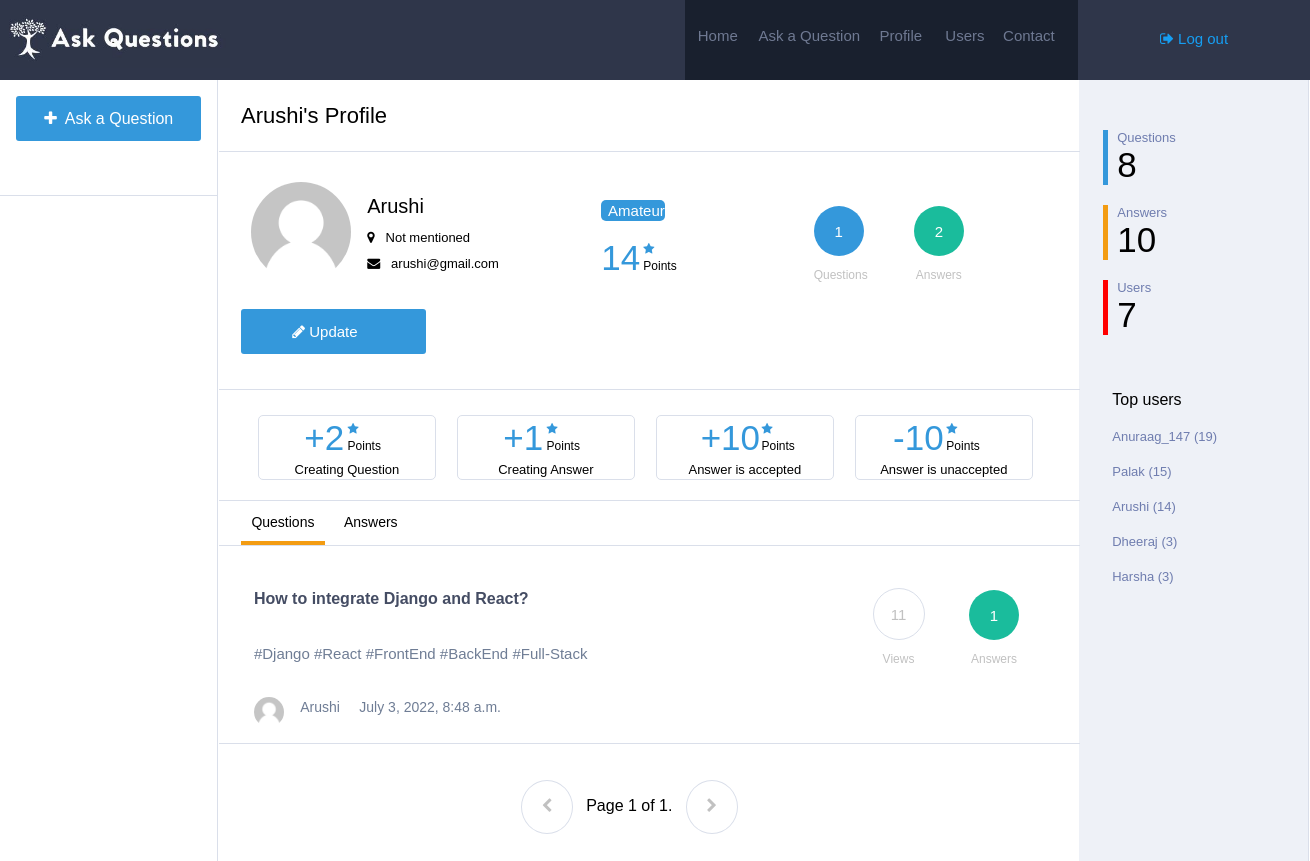
Page /profile/4/ (signed in) on the committed database.
### Main/models.py (models this page shows, shortened)
class Profile(models.Model):
	user=models.ForeignKey(settings.AUTH_USER_MODEL,on_delete=models.CASCADE)
	image=models.ImageField(upload_to=upload_location,null=True,blank=True,)
	location=models.TextField(default="Not mentioned")
	points=models.IntegerField(default=0)
	questions=models.IntegerField(default=0)
	answers=models.IntegerField(default=0)
	def __str__(self):
		return self.user.username

class Question(models.Model):
	user=models.ForeignKey(Profile,on_delete=models.CASCADE)
	question=models.TextField()
	description=models.TextField(null=True, blank=True)
	views=models.IntegerField(default=0)
	answers=models.IntegerField(default=0)
	answered=models.IntegerField(default=0)
	timestamp=models.DateTimeField(auto_now=False, auto_now_add=True)

### Main/views.py (the view)
# urls.py: url(r'^profile/(?P<id>\d+)/$', views.profile,name='profile'),
@login_required
def profile(request, id):
  top = Profile.objects.all().order_by("-points")[:min(Profile.objects.count(),5)]
  if request.user.is_authenticated:
    profile = get_object_or_404(Profile,id=id)
    if profile.points < 100:
      color = "#3498db"
      rank = "Amateur"
    elif profile.points < 1000:
      color = "#1abc9c"
      rank = "Trainee"
    elif profile.points < 2000:
      color = "gold"
      rank = "Professor"
    else:
      color = "red"
      rank = "Legend"
  else:
    profile = get_object_or_404(Profile,id=1)
    val = ""
    percent = 100
  queryset_list=Question.objects.all().filter(user=profile).order_by("-timestamp")
  paginator = Paginator(queryset_list, 10)
  page = request.GET.get('page')
  username='Login'
  if User.is_active:
    username = User.username
  try:
    queryset = paginator.page(page)
  except PageNotAnInteger:
    queryset = paginator.page(1)
  except EmptyPage:
    queryset = paginator.page(paginator.num_pages)
  queryset_list1=Answer.objects.all().filter(user=profile).order_by("-timestamp")
  paginator1 = Paginator(queryset_list1, 10)
  page1 = request.GET.get('page1')
  username='Login'
  if User.is_active:
    username = User.username
  try:
    queryset1 = paginator1.page(page1)
  except PageNotAnInteger:
    queryset1 = paginator1.page(1)
  except EmptyPage:
    queryset1 = paginator1.page(paginator1.num_pages)
  context={
    "profile":profile,
    "color":color,
    "rank": rank,
    "object_list":queryset,
    "page":"page",
    "object_list1":queryset1,
    "page1":"page1","q":Question.objects.count(),"a":Answer.objects.count(),"u":Profile.objects.count(),"top":top
  }
  return render(request,"profile.html",context)

### templates/profile.html (shortened to what this page needs)
{% load staticfiles %}
<html>
<head>
<link rel='stylesheet' href='{% static "css/profile.css" %}'>
<link rel="stylesheet" href="https://cdnjs.cloudflare.com/ajax/libs/font-awesome/4.7.0/css/font-awesome.min.css">
</head>
<body>
	<div class="navbar">
		<div class="logo">
			<img src='{% static "image/Logo.jpg" %}' style="width: 230px; margin-top: 10px;" />
		</div>
		<div class="search">
		</div>
		<div class="navlinks">
			<h6><a href="{% url "home" %}">Home</a></h6> <h6 style="width: 30%;"><a href="{% url "create" %}">Ask a Question</a></h6> <h6><a href="{% url "profile" id=profile.id %}">Profile</a></h6> <h6><a href="{% url "user" %}">Users</a></h6> <h6><a>Contact</a></h6>
		</div>
		<div class="login" style="font-size: 15px;">
			{% if request.user.is_authenticated %}
			<p><a href="{% url "logout" %}"><i class="fa fa-sign-out" aria-hidden="true"></i> Log out</a></p>
			{% else %}
			<p><a href="{% url "login" %}"><i class="fa fa-sign-in" aria-hidden="true"></i> Log in / Register</a></p>
			{%endif %}
		</div>
	</div>
	<div class="main">
		<div class="links">
			<div id="ask-cont">
			<a href="{% url "create" %}" style="text-decoration: none;"><p class="ask"><i class="fa fa-plus" aria-hidden="true"></i>&nbsp Ask a Question</p></a>
			</div>
		</div>
		<div class="content">
			<table style="width: 100%;min-height: 100%;border-spacing: 0px;">
				<tr>
			<td style="width:100%; float: left;">
				<div class="heading">
					<div class="tab">
						<p>{{ profile.user }}'s Profile</p>
					</div>
				</div>
				<div class="heading cont">
					<div style="width:40%;display: inline-block;">
					{% if request.user.is_authenticated %}
					{% if profile.image %}
					<img src='{{ profile.image.url }}' id="image1"/>
					{% else %}
					<img src='{% static "image/default_user.png" %}' id="image1"/>
					{% endif %}
					<div class="mid">
						<p style="font-size: 20px;">{{ profile.user }}</p>
						<p><i class="fa fa-map-marker" aria-hidden="true"></i> &nbsp {{ profile.location }}</p>
						<p><i class="fa fa-envelope" aria-hidden="true"></i> &nbsp {{ profile.user.email }}</p>
					</div>
				</div>
					<div class="rank">
					<p style="background-color: {{ color }}; border:none;color: white">{{ rank }}</p>
					<div style="display: inline-block;">
						<p style="border:none;font-size: 35px;margin: 0px;color:#3498db">{{ profile.points }}</p>
					</div><div style="display: inline-block;margin-left: 2%;">
						<p style="border:none;font-size: 12px;margin: 0px;color:#3498db"><i class="fa fa-star" aria-hidden="true"></i></p>
						<p style="border:none;font-size: 12px;margin: 0px;">Points</p>
					</div></div>
					<div style="display: inline-block;vertical-align: middle;">
						<div class="circle" style="display: inline-block;"><h6 style="background-color: #3498db;color: white;border:none;">{{ profile.questions }}</h6><p>Questions</p></div>
						<div class="circle" style="display: inline-block;"><h6 style="background-color: #1abc9c;color: white;border:none;">{{ profile.answers }}</h6><p>Answers</p></div>
					</div>
					{% endif %}
					{% if request.user == profile.user %}
				<p style="background-color: #3498db;font-size: 15px;" class="button"><a href="{% url "profile_update" id=profile.id %}"><i class="fa fa-pencil" aria-hidden="true"></i> Update</a></p>
				{% endif %}
				</div>
			<div class="welcome">
				<div class="tab">
					<br/>
			<div class="rank1">
					<div style="display: inline-block;">
						<p style="border:none;font-size: 35px;margin: 0px;color:#3498db;margin-left: 110%;">+2</p>
					</div><div style="display: inline-block;margin-left: 27%;">
						<p style="border:none;font-size: 12px;margin: 0px;color:#3498db"><i class="fa fa-star" aria-hidden="true"></i></p>
						<p style="border:none;font-size: 12px;margin: 0px;">Points</p>
					</div>
					<p style="border:none;font-size: 13px;margin: 0px; width: 100%;text-align: center;padding-left: 0px;">Creating Question</p>
				</div>
			<div class="rank1">
					<div style="display: inline-block;">
						<p style="border:none;font-size: 35px;margin: 0px;color:#3498db;margin-left: 110%;">+1</p>
					</div><div style="display: inline-block;margin-left: 27%;">
						<p style="border:none;font-size: 12px;margin: 0px;color:#3498db"><i class="fa fa-star" aria-hidden="true"></i></p>
						<p style="border:none;font-size: 12px;margin: 0px;">Points</p>
					</div>
					<p style="border:none;font-size: 13px;margin: 0px;padding-right: 0px; width: 100%;text-align: center;padding-left: 0px;">Creating Answer</p>
				</div>
			<div class="rank1">
					<div style="display: inline-block;">
						<p style="border:none;font-size: 35px;margin: 0px;color:#3498db;margin-left: 70%;">+10</p>
					</div><div style="display: inline-block;margin-left: 25%;">
						<p style="border:none;font-size: 12px;margin: 0px;color:#3498db"><i class="fa fa-star" aria-hidden="true"></i></p>
						<p style="border:none;font-size: 12px;margin: 0px;">Points</p>
					</div>
					<p style="border:none;font-size: 13px;margin: 0px;padding-right: 0px; width: 100%;text-align: center;padding-left: 0px;">Answer is accepted</p>
				</div>
			<div class="rank1">
					<div style="display: inline-block;">
						<p style="border:none;font-size: 35px;margin: 0px;color:#3498db;margin-left: 70%;">-10</p>
					</div><div style="display: inline-block;margin-left: 22%;">
						<p style="border:none;font-size: 12px;margin: 0px;color:#3498db"><i class="fa fa-star" aria-hidden="true"></i></p>
						<p style="border:none;font-size: 12px;margin: 0px;">Points</p>
					</div>
					<p style="border:none;font-size: 13px;margin: 0px;padding-right: 0px; width: 100%;text-align: center;padding-left: 0px;">Answer is unaccepted</p>
				</div>
				</div>
			</div>
			<div class="welcome">
				<div class="tab">
					<p class="tablinks" onclick="openCity(event, 'tab1')" id="defaultOpen" style="display:inline-block;">Questions</p>
					<p class="tablinks" onclick="openCity(event, 'tab2')" style="display: inline-block;">Answers</p>
				</div>
			</div>
			<div id="tab1" class="tabcontent">
				{% for obj in object_list %}
			<div class="question">
				<div class="left">
					<h6 style="font-size: 16px;" class="ques"><strong><a href='{% url "detail" id=obj.id %}' style="text-decoration: none;color:#444c63;">{{ obj.question | truncatechars:50 }}</a></strong></h6>
					<h6 style="font-size: 15px; font-weight: normal; color: #6f7d95;" class="des">{{ obj.description | truncatechars:50 }}</h6>
					{% if obj.user.image %}
					<img src='{{ obj.user.image.url }}' id="image"/>
					{% else %}
					<img src='{% static "image/default_user.png" %}' id="image"/>
					{% endif %}
					<h6 style="font-size: 14px; font-weight: normal; color: #6f7d95;" class="des1">{{ obj.user }} &nbsp &nbsp {{ obj.timestamp }}</h6>
				</div>
				<div class="right">
					<div class="circle" style="display: inline-block;"><h6>{{ obj.views }}</h6><p>Views</p></div>
					{% if obj.answered == 0 %}
					<div class="circle" style="display: inline-block;"><h6>{{ obj.answers }}</h6><p>Answers</p></div>
					{% else %}
					<div class="circle" style="display: inline-block;"><h6 style="background-color: #1abc9c;color: white; border:none;">{{ obj.answers }}</h6><p>Answers</p></div>
					{% endif %}
				</div>
			</div>
			{% endfor %}
			<br/><br/>
			<div class="page" style="width: 79%;">
				{% if object_list.has_previous %}
	            <a href="?page={{ object_list.previous_page_number }} & q={{ request.GET.q }}"><i class="fa fa-chevron-left" aria-hidden="true" style="background-color: #1abc9c;color: white; border:none;"></i></a>
	            {% else %}
	            <a><i class="fa fa-chevron-left" aria-hidden="true"></i></a>
	        	{% endif %}
	        	<span class="current">
	            &nbsp Page {{ object_list.number }} of {{ object_list.paginator.num_pages }}. &nbsp
	        	</span>
	        	{% if object_list.has_next %}
	            <a href="?page={{ object_list.next_page_number }} & q={{ request.GET.q }}" ><i class="fa fa-chevron-right " aria-hidden="true" style="background-color: #1abc9c;color: white; border:none;"></i></a>
	            {% else %}
	            <a><i class="fa fa-chevron-right " aria-hidden="true"></i></a>
	        	{% endif %}
	        </div>
			</div>
			</td>
			<td class="stats" style="padding-top: 30px;vertical-align: top;">
				<div class="bor" style="border-left-color: #3498db">
					<p class="stat_q">Questions</p>
					<p class="stat_a">{{ q }}</p>
				</div>
				<div class="bor" style="border-left-color: #f39c12;">
					<p class="stat_q">Answers</p>
					<p class="stat_a">{{ a }}</p>
				</div>
				<div class="bor" style="border-left-color: red;">
					<p class="stat_q">Users</p>
					<p class="stat_a">{{ u }}</p>
				</div>
				<div class="bor" style="border:none; padding-top: 40px;">
					<p>Top users</p>
					{% for obj in top %}
					<p class="stat_q"><a  href="{% url "profile" id=obj.id %}" style="color: #6f7daf;text-decoration: none;">{{ obj.user }} ({{obj.points}})</a></p>
					{% endfor %}
				</div>
			</td>
		</tr>
		</table>
		</div>
	</div>
</body>
</html>

### static/css/profile.css (style rules this page uses)
body { min-width: 1300px; margin: 0px; font-family: sans-serif; }
.navbar { width: 100%; background-color: #2f364a; height:80px; }
.logo { float: left; width:10%; height:100%; }
.search { float: left; height: 100%; width: 42.3%; }
.navlinks { float: left; width:30%; background-color: #19202e; height:100%; }
.navlinks h6 { margin-top:27px; float: left; width:16%; text-align: center; margin-left: 0.3%; }
.navlinks h6 a { text-decoration: none; color: #6f7992; font-weight: normal; font-size:15px; }
.login { float: left; height: 100%; width: 17.7%; text-align: center; }
.login p { margin-top: 30px; }
.login a { text-decoration: none; color: #169ef2; }
.main { width: 100%; }
.links { float: left; top:80px; height: 100%; width:16.6%; }
.ask { margin-left: 7.5%; width:85%; height: 31px; border-style: none; border-radius: 3px; background-color: #3498db; color: white; padding-top: 14px; text-align: center; }
#ask-cont { border-bottom-style: solid; border-bottom-color: #dadfea; border-bottom-width: 1px; height:99px; }
.content { float: left; width: 83.2%; border-right-style: solid; border-right-color: #dadfea; border-right-width: 1px; border-left-style: solid; border-left-color: #dadfea; border-left-width: 1px; height: auto; }
.heading { padding-left: 2.5%; font-size: 22px; border-bottom-style: solid; border-bottom-color: #dadfea; border-bottom-width: 1px; margin-bottom: -1px; }
.welcome { padding-left: 2.5%; font-size: 14px; border-bottom-style: solid; border-bottom-color: #dadfea; border-bottom-width: 1px; }
.stats { background-color: #eef1f7; width:21%; }
.welcome p { width: 10%; text-align: center; margin-bottom: 0px; padding-bottom: 11px; cursor: pointer; margin-top: 0px; padding-top: 13px; }
.tab .active { border-bottom-style: solid; border-bottom-color: #f39c12; border-bottom-width: 4px; }
.cont { margin-top: 20px; padding-bottom:20px; }
#image { width: 30px; height: 30px; border-radius: 50%; margin-bottom: 27px; float: left; }
.des1 { margin-top: 37px; margin-left: 8%; }
#image1 { width: 100px; height: 100px; border-radius: 50%; vertical-align: middle; margin-left: 3%; display: inline-block; }
.button { width:20%; height: 31px; border-style: none; border-radius: 3px; padding-top: 14px; padding-right: 2%; text-align: center; display: inline-block; margin-right: 2%; }
.button a { color: white; text-decoration: none; }
.question { border-bottom-style: solid; border-bottom-color: #dadfea; border-bottom-width: 1px; padding-left: 4%; padding-top: 7px; height: 170px; padding-bottom: 20px; }
.left { width: 70%; float: left; }
.right { width:30%; float: right; }
.mid { display: inline-block; line-height: 10px; margin-left: 3%; vertical-align: middle; }
.mid p { font-size: 13px; }
.circle h6 { border-radius: 50%; width:50px; height: 33px; text-align: center; padding-top:17px; font-size: 15px; font-weight: normal; margin-bottom: 0px; margin-left: 40px; border-style: solid; border-width: 1px; border-color: #dadfea; color:#c1c1c1; }
.circle p { color:#c1c1c1; font-size: 12px; text-align: center; margin-left: 40px; }
.rank { width: 20%; margin-left: 2%; display: inline-block; vertical-align: middle; }
.rank p { width: 30%; margin-left: 1%; padding-left: 4%; padding-bottom: 2px; padding-top: 2px; padding-right: 4%; font-size: 15px; border-style: solid; border-color: #dadfea; border-width: 1px; border-radius: 5px; }
.page { width: 100%; float: left; margin-left: 35%; }
.page i { border-style: solid; border-width: 1px; border-color: #dadfea; border-radius: 50%; width:50px; height: 35px; text-align: center; padding-top:17px; font-size: 15px; font-weight: normal; color:#c1c1c1; }
.stat_q { font-size: 13px; margin-bottom: 0px; margin-top: 20px; color: #6f7daf; }
.stat_a { font-size: 35px; margin-top: 0px; margin-bottom: 0px; }
.bor { border-left-style: solid; border-left-width: 5px; padding-left: 4%; margin-left: 10%; }
.rank1 { width: 21%; margin-left: 2%; display: inline-block; vertical-align: top; margin-top: 10px; margin-bottom: 20px; border-style: solid; border-color: #dadfea; border-width: 1px; border-radius: 5px; }
.rank1 p { width: 30%; margin-left: 1%; padding-left: 4%; padding-bottom: 2px; padding-top: 2px; padding-right: 4%; font-size: 15px; border-style: solid; border-color: #dadfea; border-width: 1px; border-radius: 5px; }

### rows in the picture
Profile: user "Arushi", location "Not mentioned", user.email "arushi@gmail.com", points "14", questions "1", answers "2"
Question: question "How to integrate Django and React?", description "#Django #React #FrontEnd #BackEnd #Full-Stack", user "Arushi", timestamp "July 3, 2022, 8:48 a.m.", views "11", answers "1"
Profile: user "Anuraag_147", points "19"
Profile: user "Palak", points "15"
Profile: user "Dheeraj", points "3"
Profile: user "Harsha", points "3"

### other values in the picture
{{ rank }} "Amateur"
{{ object_list.number }} "1"
{{ object_list.paginator.num_pages }} "1"
{{ q }} "8"
{{ a }} "10"
{{ u }} "7"
